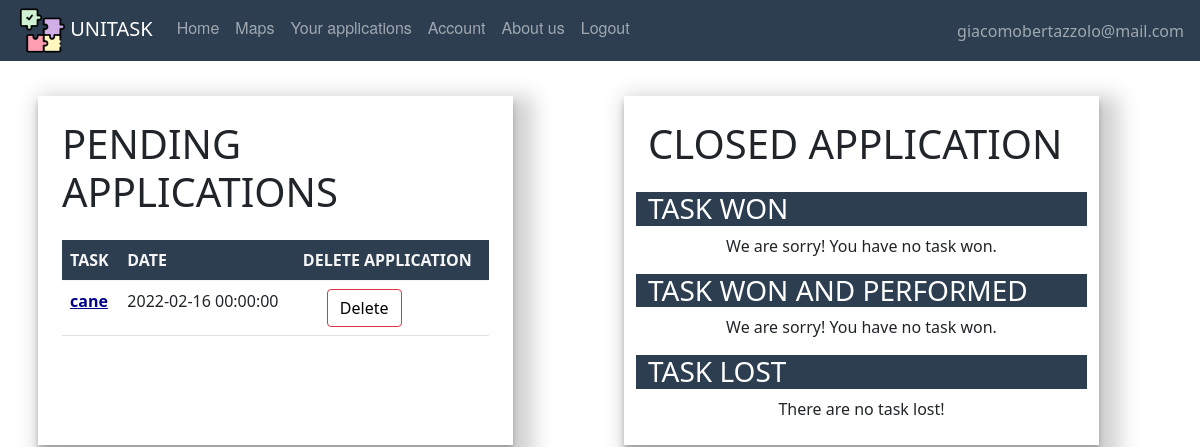
The app's page /listapplications (signed in) with its own data.
### website/models.py (models this page shows, shortened)
class User(db.Model, UserMixin):
    id = db.Column(db.Integer, primary_key=True)
    email = db.Column(db.String(150), unique=True)
    password = db.Column(db.String(150))
    first_name = db.Column(db.String(150))
    surname = db.Column(db.String(150))
    description = db.Column(db.String(150))
    type = db.Column(db.String(20))
    reviewsposted = db.relationship('Review', foreign_keys='Review.id_reviewer',
                                    backref='author')
    reviewsreceived = db.relationship('Review', foreign_keys='Review.id_reviewed',
                                      backref='received')
    __mapper_args__ = {
        'polymorphic_on': type,
        'polymorphic_identity': 'user',
    }

class Offer(db.Model, UserMixin):
    id = db.Column(db.Integer, primary_key=True)
    title = db.Column(db.String(150))
    description = db.Column(db.String(150))
    address = db.Column(db.String(150))
    placeId = db.Column(db.String(150))
    lat = db.Column(db.Float)
    lng = db.Column(db.Float)
    date = db.Column(db.DateTime(timezone=True), default=func.now())
    isAss = db.Column(db.Boolean, default=False)
    date_task = db.Column(db.DateTime(timezone=True))
    id_adult = db.Column(db.Integer, db.ForeignKey('adult.id'))
    scelta = db.Column(db.Integer, db.ForeignKey('student.id'))
    isPerf = db.Column(db.Boolean, default=False)
    rece = db.relationship('Review', backref='recensione')
    isClosed = db.Column(db.Boolean, default=False)

### website/views.py (the view)
@views.route('/listapplications', methods=['GET', 'POST'])
@login_required  # every time we go to the home page
def listapplications():
    return render_template("Student/listapplication.html", user=current_user)

### website/__init__.py (called while the page is built)
def create_app():
    app = Flask(__name__)
    app.config['SECRET_KEY'] = 'atrebunfigoassurdo'
    app.config['SQLALCHEMY_DATABASE_URI'] = 'sqlite:///'+ DB_NAME
    db.init_app(app)
    from .views import views  # We imported the name of the blueprint
    from .auth import auth
    app.register_blueprint(views, url_prefix="/")  # Stiamo dicendo come sono definite le pagine e dove sono
    app.register_blueprint(auth, url_prefix="/")
    from .models import User, Offer, Adult, Student
    create_database(app)
    login_manager = LoginManager()
    login_manager.login_view = 'auth.login'  # dove vogliamo mandare l'user se non loggato
    login_manager.init_app(app)
    @login_manager.user_loader
    def load_user(id):
        return User.query.get(int(id))
    return app

### website/models.py (called while the page is built)
    def taskwon(self):
        ltaskwon = []
        for off in self.applications:
            if off.scelta == self.id:
                ltaskwon.append(off)
        return ltaskwon

    def taskwonandperform(self):
        t = []
        for off in self.applications:
            if off.scelta == self.id and off.isPerf:
                t.append(off)
        return t

    def tasklost(self):
        t = []
        for off in self.applications:
            if off.scelta != self.id and off.scelta:
                t.append(off)
        return t

    def getapplications(self):
        t=self.applications
        return t

### website/templates/Student/listapplication.html (shortened to what this page needs)
{% extends "base.html" %}
{% block content%}
    <br />
    <div class="container">
        <div class="row">
            <div class="col-5 p-4 m-2 col-page">
                <h1 align="left" class="mb-4">PENDING APPLICATIONS</h1>
                <table class="table table-hover">
                    {%set  l = user.getapplications() %}
                    {% if l %}
                        {% for offer in l %}
                            {% if offer.isAss==False %}
                                <thead class="thead-dark" style="color:whitesmoke; background:#2c3e50">
                                <tr>
                                    <th scope="col">TASK</th>
                                    <th scope="col">DATE</th>
                                    <th scope="col">DELETE APPLICATION</th>
                                </tr>
                                </thead>
                                <tbody>
                                <tr>
                                    <th scope="row"><a style="color:darkblue" href={{ url_for('views.task', task_id=offer.id) }} >{{ offer.title }}</a></th>
                                    <td>{{ offer.date_task }}</td>
                                    <td><button type="button"  class="btn btn-outline-danger mx-4"><a class="delete-button" href={{ url_for('views.deleteapplication', task_id=offer.id) }} > Delete</a></button></td>
                                </tr>
                                </tbody>
                            {% endif %}
                        {% endfor %}
                    {% else %}
                        No task pending
                    {% endif %}
                </table>
            </div>
            <div class="col-1"></div>
            <div class="col-5 p-4 m-2 col-page">
                <h1 align="left" class="mb-4">CLOSED APPLICATION</h1>
                <div class="row">
                    <h3 align="left" style="color: white; background: #2c3e50">TASK WON</h3>
                    {%set  l = user.taskwon() %}
                    {% if l %}
                        <ul class="mx-4">
                            {% for offer in l %}
                                <li>
                                    <a style="color:darkblue" href= {{ url_for('views.task', task_id=offer.id) }}>{{ offer.title }}</a>
                                </li>
                            {% endfor %}
                        </ul>
                    {% else %}
                        <div align="center">
                            We are sorry! You have no task won.
                        </div>
                    {% endif %}
                </div>
                <div class="row">
                    <h3 class="mt-3" align="left" style="color: white; background: #2c3e50">TASK WON AND PERFORMED</h3>
                    {%set  l = user.taskwonandperform() %}
                    {% if l %}
                        <ul>
                            {% for offer in l %}
                                <div class="m-2" style="display: flex; justify-content: space-between">
                                    <li class="mx-4">
                                        {{ offer.title }}, posted by {{offer.poster.first_name}} </li>
                                    {% if not offer.isClosed %}
                                        <button style="" type="button" class="btn btn-outline-success mx-4"> <a class="review-button" href={{ url_for('views.writereview', task_id=offer.id) }} > Review </a></button>
                                        </div>
                                    {% endif %}
                            {% endfor %}
                        </ul>
                    {% else %}
                        <div align="center">
                            We are sorry! You have no task won.
                        </div>
                    {% endif %}
                </div>
                <div class="row">
                    <h3 class="mt-3" align="left" style="color: white; background: #2c3e50">TASK LOST</h3>
                    {%set  l = user.tasklost() %}
                    {% if l %}
                        <ul class="mx-4" style="list-style: none">
                            {% for offer in l %}
                                <li  align="center">
                                    {{ offer.title }}</li>
                            {% endfor %}
                        </ul>
                    {% else %}
                        <div align="center">
                            There are no task lost!
                        </div>
                    {% endif %}
                </div>
            </div>
        </div>
    </div>
    <br/><br/>
{% endblock %}

### website/templates/base.html (shortened to what this page needs)
<!DOCTYPE html>
<html lang="">
  <head>
      <link href="/static/css/style.css" rel="stylesheet">
      <link href="https://cdn.jsdelivr.net/npm/bootstrap@5.0.2/dist/css/bootstrap.min.css" rel="stylesheet">
  </head>
  <body>
  <nav class="navbar fixed-top navbar-expand-lg navbar-dark">
    <ul class="navbar-nav mr-auto">
    <li>
    <a style="padding-left:1em;" class="navbar-brand" href="#">
        <img src="/static/images/pic/puzzle.png" width="45" height="45"/>
        UNITASK
    </a></li>
            {% if user.is_authenticated %}
                {% if user.type=='adult' %}
                    <li class="nav-item"><a class="nav-link" id="home" href="/">Home</a></li>
                    <li class="nav-item"><a class="nav-link" id="posttask" href="/posttask">Post a Task</a></li>
                    <li class="nav-item"><a class="nav-link" id="offer" href="/taskpending">Task Pending</a></li>
                    <li class="nav-item"><a class="nav-link" id="account" href="/account">Account</a></li>
                    <li class="nav-item"><a class="nav-link" id="aboutus" href="/about_us">About us</a></li>
                    <li class="nav-item"><a class="nav-link" id="logout" href="/logout">Logout</a></li>
                    {% elif user.type=='student' %}
                    <li class="nav-item"><a class="nav-link" id="offer" href="/offer">Home</a></li>
                    <li class="nav-item"><a class="nav-link" id="maps" href="/maps">Maps</a>
                    <li class="nav-item"><a class="nav-link" id="applications" href="/listapplications">Your applications</a></li>
                    <li class="nav-item"><a class="nav-link" id="account" href="/account">Account</a></li>
                    <li class="nav-item"><a class="nav-link" id="aboutus" href="/about_us">About us</a></li>
                    <li class="nav-item"><a class="nav-link" id="logout" href="/logout">Logout</a></li>
                    {% endif %}
                </ul>
                <ul class="navbar-nav ms-auto">
                <li class="nav-item">
                    <span style="padding-right:1em;" class="navbar-text d-flex justify-content-end">
                     {{ user.email}}
                       </span>
                </li>
                </ul>
                    {% else %}
                <li class="nav-item"><a class="nav-link" id="sign_up" href="/sign_up">Signup</a></li>
                <li class="nav-item"><a class="nav-link" id="login" href="/login">Login</a>
                <li class="nav-item"> <a class="nav-link" id="aboutus" href="/about_us">About us</a></li>
            {% endif %}
</nav>
    {% block content %}
    {% endblock %}
  </body>
</html>

### website/static/css/style.css (style rules this page uses)
body { padding-top:4em; }
.navbar { list-style-type: none; margin: 0; padding: 0; overflow: hidden; background-color: #2c3e50; }
.nav-link { display: block; color: white; text-align: center; padding: 14px 16px; text-decoration: none; font-family: "Helvetica Neue", Helvetica, Arial, sans-serif; }
.delete-button { color:black; text-decoration: none; }
.col-page { box-shadow: rgba(0, 0, 0, 0.19) 10px 10px 20px 10px, rgba(0, 0, 0, 0.23) 0px 6px 6px; }

### records on screen
User: email "giacomobertazzolo@mail.com"
Offer: title "cane", date_task "2022-02-16 00:00:00"
